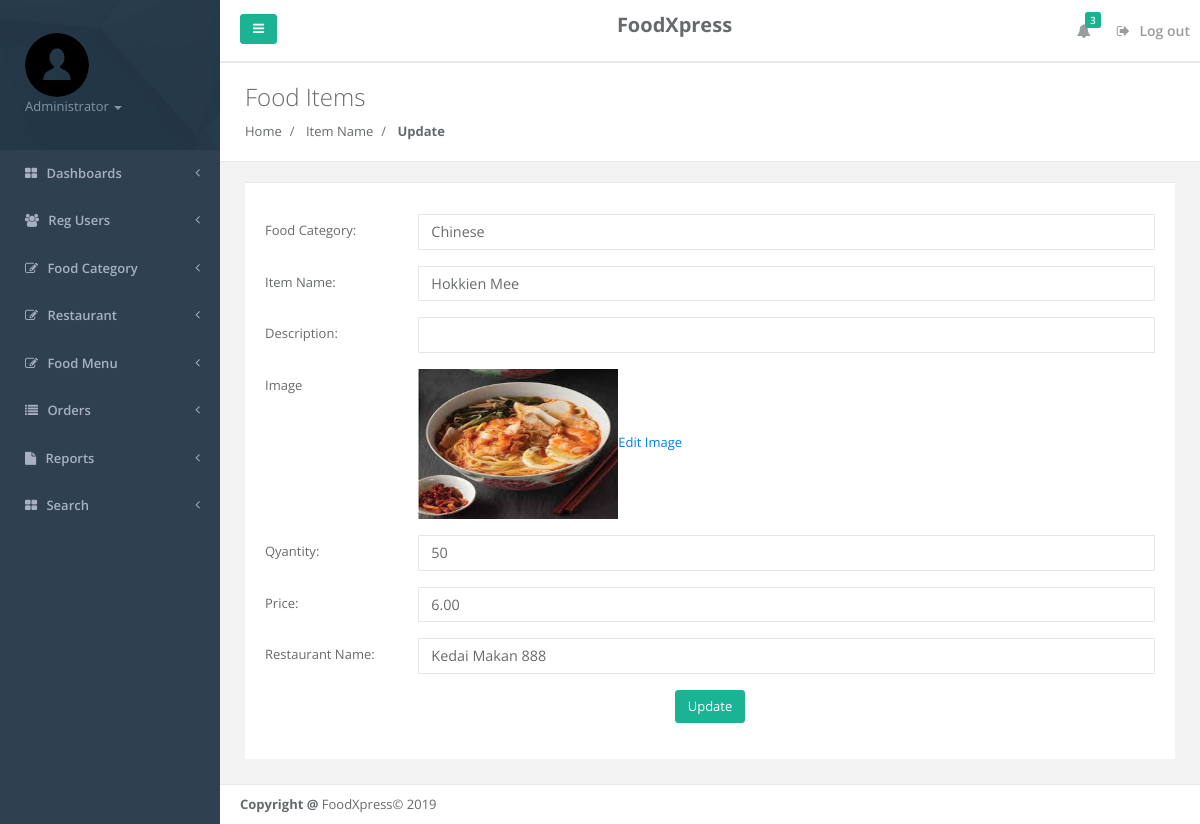
The page /admin/editfooditem.php?editid=1 (signed in) on the database its author committed.
### tables this page shows
CREATE TABLE `tbl_food` (
  `id` int(11) NOT NULL,
  `categoryName` varchar(100) DEFAULT NULL,
  `itemName` varchar(100) DEFAULT NULL,
  `itemPrice` varchar(20) DEFAULT NULL,
  `itemDesc` varchar(500) DEFAULT NULL,
  `image` varchar(120) DEFAULT NULL,
  `itemQty` varchar(100) DEFAULT NULL,
  `restName` varchar(100) DEFAULT NULL
);

### admin/editfooditem.php (the view, shortened to what this page needs)
<?php
include('includes/dbconnection.php');
  ?>
<!DOCTYPE html>
<html>
<head>
    <link href="css/bootstrap.min.css" rel="stylesheet">
    <link href="font-awesome/css/font-awesome.css" rel="stylesheet">
    <link href="css/plugins/iCheck/custom.css" rel="stylesheet">
    <link href="css/plugins/steps/jquery.steps.css" rel="stylesheet">
    <link href="css/animate.css" rel="stylesheet">
    <link href="css/style.css" rel="stylesheet">
</head>
<body>
    <div id="wrapper">
    <?php include_once('includes/leftbar.php');?>
        <div id="page-wrapper" class="gray-bg">
             <?php include_once('includes/header.php');?>
            <div class="row wrapper border-bottom white-bg page-heading">
            <div class="col-lg-10">
                <h2>Food Items</h2>
                <ol class="breadcrumb">
                    <li class="breadcrumb-item">
                        <a href="dashboard.php">Home</a>
                    </li>
                    <li class="breadcrumb-item">
                        <a>Item Name</a>
                    </li>
                    <li class="breadcrumb-item active">
                        <strong>Update</strong>
                    </li>
                </ol>
            </div>
        </div>
        <div class="wrapper wrapper-content animated fadeInRight">
            <div class="row">
                <div class="col-lg-12">
                    <div class="ibox">
                        <div class="ibox-content">
                           <?php
 $cid=$_GET['editid'];
$ret=mysqli_query($con,"select * from tbl_food where id='$cid'");
while ($row=mysqli_fetch_array($ret)) {
?>
                            <form id="submit" action="#" class="wizard-big" method="post" name="submit">
                                    <fieldset>
                                          <div class="form-group row"><label class="col-sm-2 col-form-label">Food Category:</label>
                                                <div class="col-sm-10"><input name='foodcategory' id="foodcategory" class="form-control white_bg" value="<?php  echo $row['categoryName'];?>">
   </div>
                                            </div>
                                            <div class="form-group row"><label class="col-sm-2 col-form-label">Item Name:</label>
                                                <div class="col-sm-10"><input type="text" class="form-control" name="itemname" value="<?php  echo $row['itemName'];?>"></div>
                                            </div>
                                            <div class="form-group row"><label class="col-sm-2 col-form-label">Description:</label>
                                                <div class="col-sm-10">
                                                 <input type="text" class="form-control" name="description" value="<?php  echo $row['itemDesc'];?>">
                                                </div>
                                            </div>
                                            <div class="form-group row"><label class="col-sm-2 col-form-label">Image</label>
                                                <div class="col-sm-10"><img src="itemimages/<?php echo $row['image'];?>" width="200" height="150" value="<?php  echo $row['image'];?>"><a href="changeimage.php?editid=<?php echo $row['id'];?>">Edit Image</a> </div>
                                            </div>
                                            <div class="form-group row"><label class="col-sm-2 col-form-label">Qyantity:</label>
                                                <div class="col-sm-10"><input type="text" class="form-control" name="quantity" value="<?php  echo $row['itemQty'];?>"></div>
                                            </div>
                                            <div class="form-group row"><label class="col-sm-2 col-form-label">Price:</label>
                                                <div class="col-sm-10"><input type="text" class="form-control" name="price" value="<?php  echo $row['itemPrice'];?>"></div>
                                            </div>
                                             <div class="form-group row"><label class="col-sm-2 col-form-label">Restaurant Name:</label>
                                                <div class="col-sm-10"><input name='restname' id="restname" class="form-control white_bg" value="<?php  echo $row['restName'];?>">
                                            </div>
                                        </fieldset>
          <p style="text-align: center;"><button type="submit" name="submit" class="btn btn-primary">Update</button></p>
                            </form>
                        </div>
                    </div>
                    </div>
                </div>
            </div>
        <?php include_once('includes/footer.php');?>
        </div>
        </div>
</body>
</html>
   <?php } ?>

### admin/includes/leftbar.php (shortened to what this page needs)
    <nav class="navbar-default navbar-static-side" role="navigation">
        <div class="sidebar-collapse">
            <ul class="nav metismenu" id="side-menu">
                <li class="nav-header">
                    <div class="dropdown profile-element">
                        <img alt="image" class="rounded-circle" src="img/user.png"/>
                        <a data-toggle="dropdown" class="dropdown-toggle" href="#">
                            <?php
$admid=$_SESSION['fdsadminid'];
$ret=mysqli_query($con,"select adminName from tbl_admin where id='$admid'");
$row=mysqli_fetch_array($ret);
$name=$row['adminName'];
?>
                            <span class="text-muted text-xs block"><?php echo $name; ?> <b class="caret"></b></span>
                        </a>
                    </div>
                </li>
                <li>
                    <a href="dashboard.php"><i class="fa fa-th-large"></i> <span class="nav-label">Dashboards</span> <span class="fa arrow"></span></a>
                                    </li>
                                    <li>
                    <a href="user-detail.php"><i class="fa fa-users"></i> <span class="nav-label">Reg Users</span> <span class="fa arrow"></span></a>
                                    </li>
                <li>
                    <a href="#"><i class="fa fa-edit"></i> <span class="nav-label">Food Category</span><span class="fa arrow"></span></a>
                </li>
                <li>
                    <a href="#"><i class="fa fa-edit"></i> <span class="nav-label">Restaurant</span><span class="fa arrow"></span></a>
                </li>
                <li>
                    <a href="#"><i class="fa fa-edit"></i> <span class="nav-label">Food Menu</span><span class="fa arrow"></span></a>
                </li>
                <li>
                    <a href="#"><i class="fa fa-list"></i> <span class="nav-label">Orders</span><span class="fa arrow"></span></a>
                </li>
                   <li>
                    <a href="#"><i class="fa fa-file"></i> <span class="nav-label">Reports</span><span class="fa arrow"></span></a>
                </li>
                <li>
                    <a href="search.php"><i class="fa fa-th-large"></i> <span class="nav-label">Search</span> <span class="fa arrow"></span></a>
                                    </li>
            </ul>
        </div>
    </nav>

### admin/includes/footer.php
<div class="footer">
            <div>
                <strong>Copyright @</strong> FoodXpress&copy; 2019
            </div>
        </div>

### rows shown on the page
tbl_food: foodcategory "Chinese", itemname "Hokkien Mee", image (picture), quantity "50", price "6.00", restname "Kedai Makan 888"

### other values the page prints
$name "Administrator"
$num "3"
